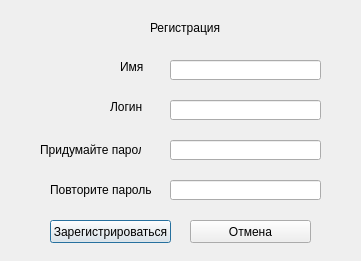
<?xml version="1.0" encoding="UTF-8"?>
<ui version="4.0">
 <class>Registration</class>
 <widget class="QDialog" name="Registration">
  <property name="geometry">
   <rect>
    <x>0</x>
    <y>0</y>
    <width>361</width>
    <height>261</height>
   </rect>
  </property>
  <property name="windowTitle">
   <string>Memorigo</string>
  </property>
  <widget class="QLabel" name="registrationLabel">
   <property name="geometry">
    <rect>
     <x>150</x>
     <y>20</y>
     <width>71</width>
     <height>16</height>
    </rect>
   </property>
   <property name="text">
    <string>Регистрация</string>
   </property>
  </widget>
  <widget class="QPushButton" name="registrationButton">
   <property name="geometry">
    <rect>
     <x>50</x>
     <y>220</y>
     <width>121</width>
     <height>23</height>
    </rect>
   </property>
   <property name="text">
    <string>Зарегистрироваться</string>
   </property>
  </widget>
  <widget class="QPushButton" name="cancelButton">
   <property name="geometry">
    <rect>
     <x>190</x>
     <y>220</y>
     <width>121</width>
     <height>23</height>
    </rect>
   </property>
   <property name="text">
    <string>Отмена</string>
   </property>
  </widget>
  <widget class="QLineEdit" name="name">
   <property name="geometry">
    <rect>
     <x>170</x>
     <y>60</y>
     <width>151</width>
     <height>20</height>
    </rect>
   </property>
  </widget>
  <widget class="QLineEdit" name="login">
   <property name="geometry">
    <rect>
     <x>170</x>
     <y>100</y>
     <width>151</width>
     <height>20</height>
    </rect>
   </property>
  </widget>
  <widget class="QLineEdit" name="password">
   <property name="geometry">
    <rect>
     <x>170</x>
     <y>140</y>
     <width>151</width>
     <height>20</height>
    </rect>
   </property>
  </widget>
  <widget class="QLineEdit" name="repeatPassword">
   <property name="geometry">
    <rect>
     <x>170</x>
     <y>180</y>
     <width>151</width>
     <height>20</height>
    </rect>
   </property>
  </widget>
  <widget class="QLabel" name="nameLabel">
   <property name="geometry">
    <rect>
     <x>120</x>
     <y>60</y>
     <width>47</width>
     <height>13</height>
    </rect>
   </property>
   <property name="text">
    <string>Имя</string>
   </property>
  </widget>
  <widget class="QLabel" name="loginLabel">
   <property name="geometry">
    <rect>
     <x>110</x>
     <y>100</y>
     <width>47</width>
     <height>13</height>
    </rect>
   </property>
   <property name="text">
    <string>Логин</string>
   </property>
  </widget>
  <widget class="QLabel" name="passwordLabel">
   <property name="geometry">
    <rect>
     <x>40</x>
     <y>140</y>
     <width>101</width>
     <height>20</height>
    </rect>
   </property>
   <property name="text">
    <string>Придумайте пароль</string>
   </property>
  </widget>
  <widget class="QLabel" name="repeatPasswordLabel">
   <property name="geometry">
    <rect>
     <x>50</x>
     <y>180</y>
     <width>101</width>
     <height>20</height>
    </rect>
   </property>
   <property name="text">
    <string>Повторите пароль</string>
   </property>
  </widget>
 </widget>
 <resources/>
 <connections/>
</ui>
